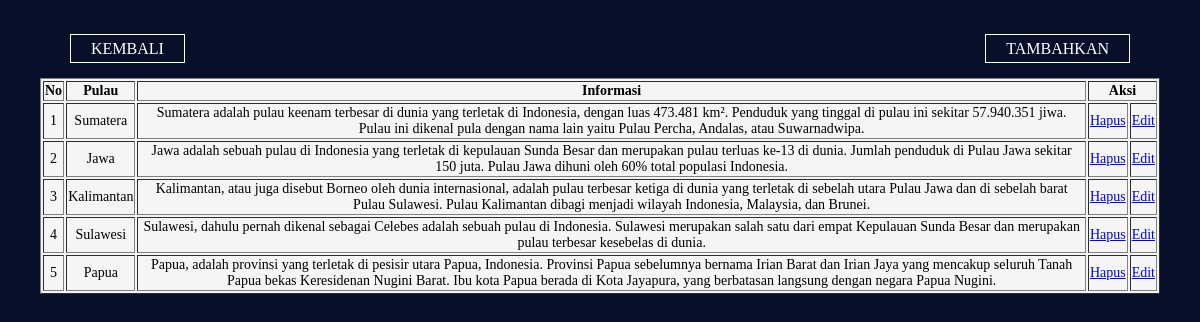
The app's page /tabel_kategori.php with its own data.
### tables this page shows
CREATE TABLE `pulau` (
  `id_pulau` int(11) NOT NULL,
  `pulau` varchar(225) DEFAULT NULL,
  `informasi` varchar(500) DEFAULT NULL
);

### tabel_kategori.php (the view, shortened to what this page needs)
<!DOCTYPE html>
<html lang="en">
<head>
</head>
<body>
    <table border="1">
        <tr>
            <th>No</th>
            <th>Pulau</th>
            <th>Informasi</th>
            <th colspan="2">Aksi</th>
        </tr>
    <div class="button">
        <a href="admin.php" class="btn1">KEMBALI</a>
    </div>
    <div class="button2">
        <a href="create_kategori.php" class="btn2">TAMBAHKAN</a>
    </div>
<?php
$nomor=1;
$mysqli = new mysqli('localhost', 'root', '', 'rumah_adat');
$query_mysql=mysqli_query($mysqli, "SELECT * FROM pulau") or die (mysqli_error());
while($data= mysqli_fetch_array($query_mysql)){
?>
<tr>
    <td><?php echo $nomor++;?></td>
    <td><?php echo $data["pulau"];?></td>
    <td><?php echo $data["informasi"];?></td>
    <td><span><a href='delete_kategori.php?id_pulau=<?php echo $data["id_pulau"];?>'>Hapus</a></span></td>
    <td><span><a href='edit_kategori.php?id_pulau=<?php echo $data["id_pulau"];?>'>Edit</a></span></td>
    <?php }?>
</tr>
</table>
</body>
</html>

### tabel_kategori.php (style rules this page uses)
body { margin: 40px; font-family: "poppins", "sans-serif"; background-color: #070F2B; }
table { width: 100%; font-size: 14px; color: black; white-space: normal; word-wrap: break-word; text-align: center; background-color: whitesmoke; margin-top: 7%; }
.button { position:absolute; top: 5%; left: 5%; transform: translate(-50%-50%); display: inline-block; }
.btn1 { border: 1px solid; padding: 5px 20px; color: white; text-decoration: none; transition: 0.6s ease; margin: 10px; }
.button2 { position:absolute; top: 5%; right: 5%; transform: translate(-50%-50%); display: inline-block; }
.btn2 { border: 1px solid; padding: 5px 20px; color: white; text-decoration: none; transition: 0.6s ease; margin: 10px; }

### records on screen
pulau: pulau "Sumatera", informasi "Sumatera adalah pulau keenam terbesar di dunia yang terletak di Indonesia, dengan luas 473.481 km². Penduduk yang tinggal di pulau ini sekitar 57.940.351 jiwa. Pulau ini dikenal pula dengan nama lain yaitu Pulau Percha, Andalas, atau Suwarnadwipa."
pulau: pulau "Jawa", informasi "Jawa adalah sebuah pulau di Indonesia yang terletak di kepulauan Sunda Besar dan merupakan pulau terluas ke-13 di dunia. Jumlah penduduk di Pulau Jawa sekitar 150 juta. Pulau Jawa dihuni oleh 60% total populasi Indonesia."
pulau: pulau "Kalimantan", informasi "Kalimantan, atau juga disebut Borneo oleh dunia internasional, adalah pulau terbesar ketiga di dunia yang terletak di sebelah utara Pulau Jawa dan di sebelah barat Pulau Sulawesi. Pulau Kalimantan dibagi menjadi wilayah Indonesia, Malaysia, dan Brunei."
pulau: pulau "Sulawesi", informasi "Sulawesi, dahulu pernah dikenal sebagai Celebes adalah sebuah pulau di Indonesia. Sulawesi merupakan salah satu dari empat Kepulauan Sunda Besar dan merupakan pulau terbesar kesebelas di dunia."
pulau: pulau "Papua", informasi "Papua, adalah provinsi yang terletak di pesisir utara Papua, Indonesia. Provinsi Papua sebelumnya bernama Irian Barat dan Irian Jaya yang mencakup seluruh Tanah Papua bekas Keresidenan Nugini Barat. Ibu kota Papua berada di Kota Jayapura, yang berbatasan langsung dengan negara Papua Nugini."
